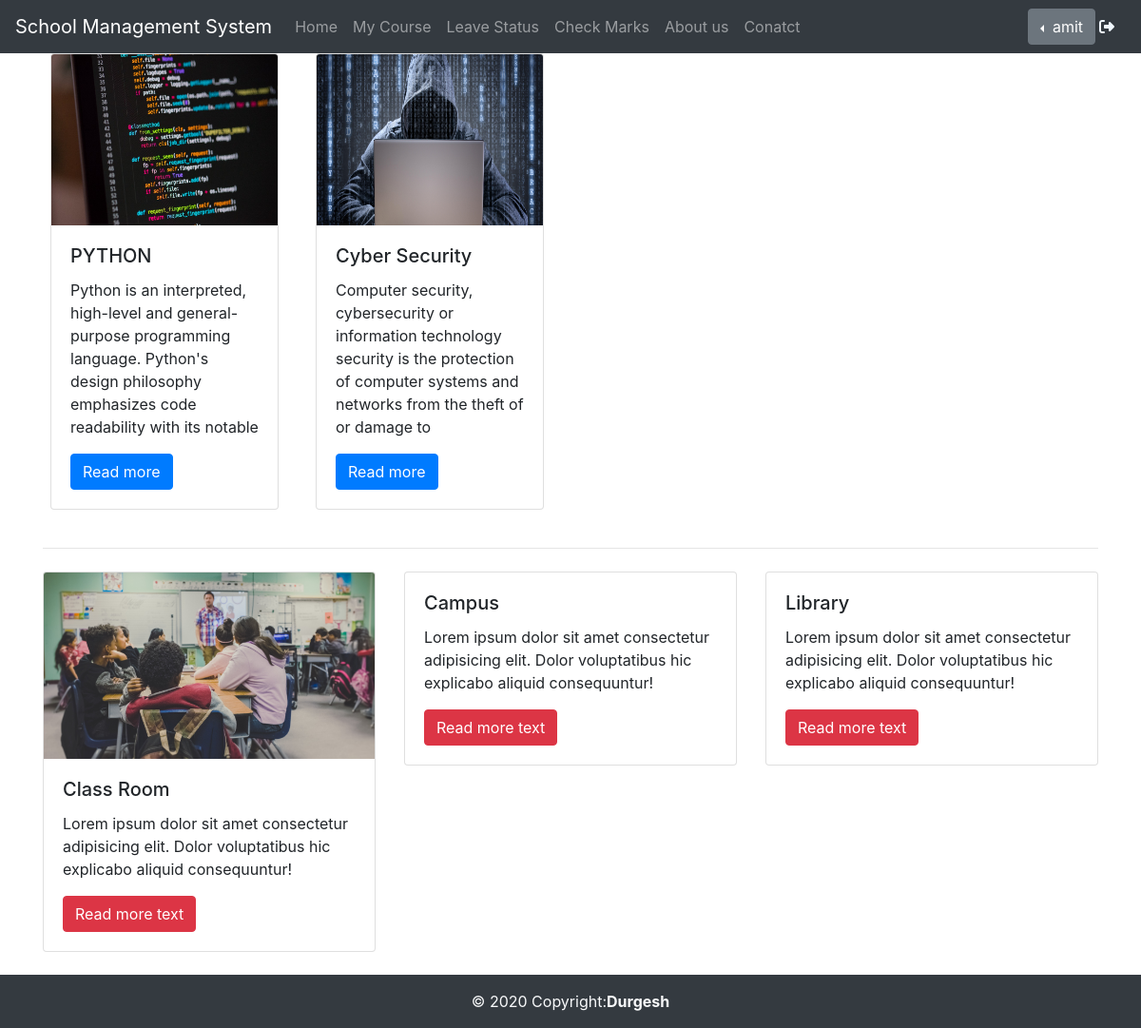
Page /MyCourse (signed in) on the committed database.
### CollegeApp/models.py (models this page shows)
class Course(models.Model):
    Cname=models.CharField(max_length=120)
    img=models.ImageField(default="")
    clink=models.CharField(max_length=254)
    desc=models.CharField(max_length=150,default=None)
    branch=models.ForeignKey(BranchModel,on_delete=models.CASCADE)
    def __str__(s):
        return s.Cname

### CollegeApp/views.py (the view)
# urls.py: path('MyCourse',v.MyCourse),
def MyCourse(request):
    Uid=request.session.get('uid')
    print(Uid)
    u_id=UserModel.objects.filter(id=Uid)
    print(u_id)
    print(u_id[0].Branch)
    bran=BranchModel.objects.filter(Bname=u_id[0].Branch)
    clist=Course.objects.filter(branch=u_id[0].Branch)
    print(clist)
    return render(request,'st_clist.html',{'forms':clist})

### CollegeApp/models.py (called while the page is built)
    def __str__(s):
        return s.Bname

    def __str__(s):
        return s.username

### CollegeApp/templates/st_clist.html
{% extends 'base.html' %}
{% block main%}
{%load static%}
<div class="row mx-2">
    {% for i in forms%}
<div class="card-deck mb-4 mr-4">
  <div class="card" style="width: 15rem;">
    <img class="card-img-top" src="{{i.img}}" height="180px" alt="Card image cap">
    <div class="card-body">
      <h5 class="card-title">{{i.Cname}}</h5>
      <p class="card-text">{{i.desc}}</p>
      <button type="button" class="btn btn-primary">Read more</button>
    </div>
    </div>
    </div>
{%endfor%}
  </div>
<hr>
{% include 'cam_lib.html' %}
{%endblock%}

### CollegeApp/templates/navbar.html (shortened to what this page needs)
<nav
  class="navbar sticky-top justify-content-end navbar-expand-lg navbar-dark bg-dark"
>
  <a class="navbar-brand" href="/">School Management System</a>
  <div class="collapse navbar-collapse" id="navbarNav">
    <ul class="navbar-nav justify-content-end">
      <li class="nav-item ">
        <a class="nav-link" href="/">Home</a>
      </li>
      {%if user.is_authenticated%}
      {%if postn is  none%}
      <li class="nav-item">
        <a class="nav-link" href="MyCourse">My Course</a>
      </li>
      <li class="nav-item">
        <a class="nav-link" href="lf">Leave Status </a>
      </li>
      <li class="nav-item">
        <a class="nav-link" href="SMarksList">Check Marks</a>
      </li>
      {%endif%}
      {% endif %}
      <li class="nav-item">
        <a class="nav-link" href="about">About us</a>
      </li>
      <li class="nav-item">
        <a class="nav-link" href="contact">Conatct</a>
      </li>
    </ul>
  </div>
  {%if user.is_authenticated%}
  <form class="form-inline my-2 mx-2 my-lg-0" style="margin-right: 3px">
    <div class="dropdown dropleft">
      <button class="btn btn-secondary dropdown-toggle" type="button" id="dropdownMenuButton" data-toggle="dropdown" aria-haspopup="true" aria-expanded="false">
        {{user.username}}
      </button>
    </div>
    <a href="logout" class="mx-1" title="Log-out" data-toggle="tooltip" data-placement="bottom"
      ><i
        class="fa fa-sign-out fa-1x"
        aria-hidden="true"
        style="color: aliceblue"
        style="width: 20px;"
      ></i
    ></a>
  </form>
  {%endif%}
</nav>

### rows in the picture
Course: img (picture), Cname "PYTHON", desc "Python is an interpreted, high-level and general-purpose programming language. Python's design philosophy emphasizes code readability with its notable"
Course: img (picture), Cname "Cyber Security", desc "Computer security, cybersecurity or information technology security is the protection of computer systems and networks from the theft of or damage to"

### other values in the picture
{{ user.username }} "amit"
